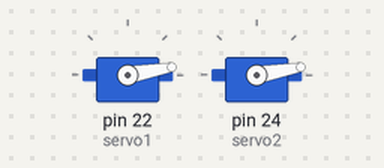
The sketch below on a simulated Arduino Mega 2560, built with avr-gcc and run on an emulated ATmega2560. On the bench: 2 × servo.

Above: at 1.05 s.
At 5.45 s:
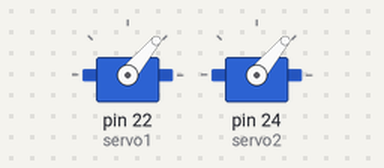
At 9.95 s:
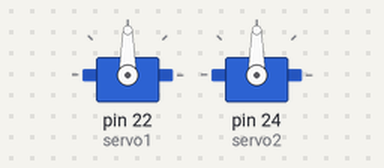
At 18.95 s:
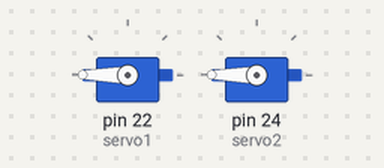
Timing chart, 0 to 24.4 s (numbered marks = the images above):
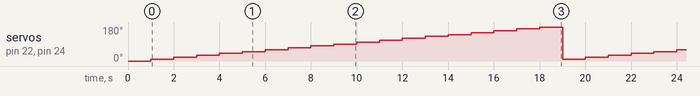

Measured:
- by itself, servo on pin 22 (servo1), servo on pin 24 (servo2): repeats every 18.0 s: 20° 1.0 s, 30° 1.0 s, 40° 1.0 s, 50° 1.0 s, 60° 1.0 s, 70° 1.0 s, 80° 1.0 s, 90° 1.0 s, 100° 1.0 s, 110° 1.0 s, 120° 1.0 s, 130° 1.0 s, 140° 1.0 s, 150° 1.0 s, 160° 1.0 s, 170° 1.0 s, 180° 1.0 s, 10° 1.0 s

The sketch:

servos_exemple_mega.ino
```cpp
#include <Servo.h>

Servo servo1; // Create servo object for the servo on pin 24
Servo servo2; // Create servo object for the servo on pin 26

int servo1Angle = 0; // Initial angle for servo1
int servo2Angle = 0; // Initial angle for servo2

void setup() {
  servo1.attach(22); // Attach servo1 to pin 24
  servo2.attach(24); // Attach servo2 to pin 26

  // Set the initial position of the servos
  servo1.write(servo1Angle);
  servo2.write(servo2Angle);

  delay(1000); // Wait for the servos to move to their initial positions
}

void loop() {
  // Increase each servo's angle by 10 degrees
  servo1Angle += 10;
  servo2Angle += 10;

  // Write the new angles to the servos
  servo1.write(servo1Angle);
  servo2.write(servo2Angle);

  delay(1000); // Wait for 1 second before the next move

  // If the angles reach 180 degrees, reset to 0
  if (servo1Angle >= 180) {
    servo1Angle = 0;
  }
  if (servo2Angle >= 180) {
    servo2Angle = 0;
  }
}
```
